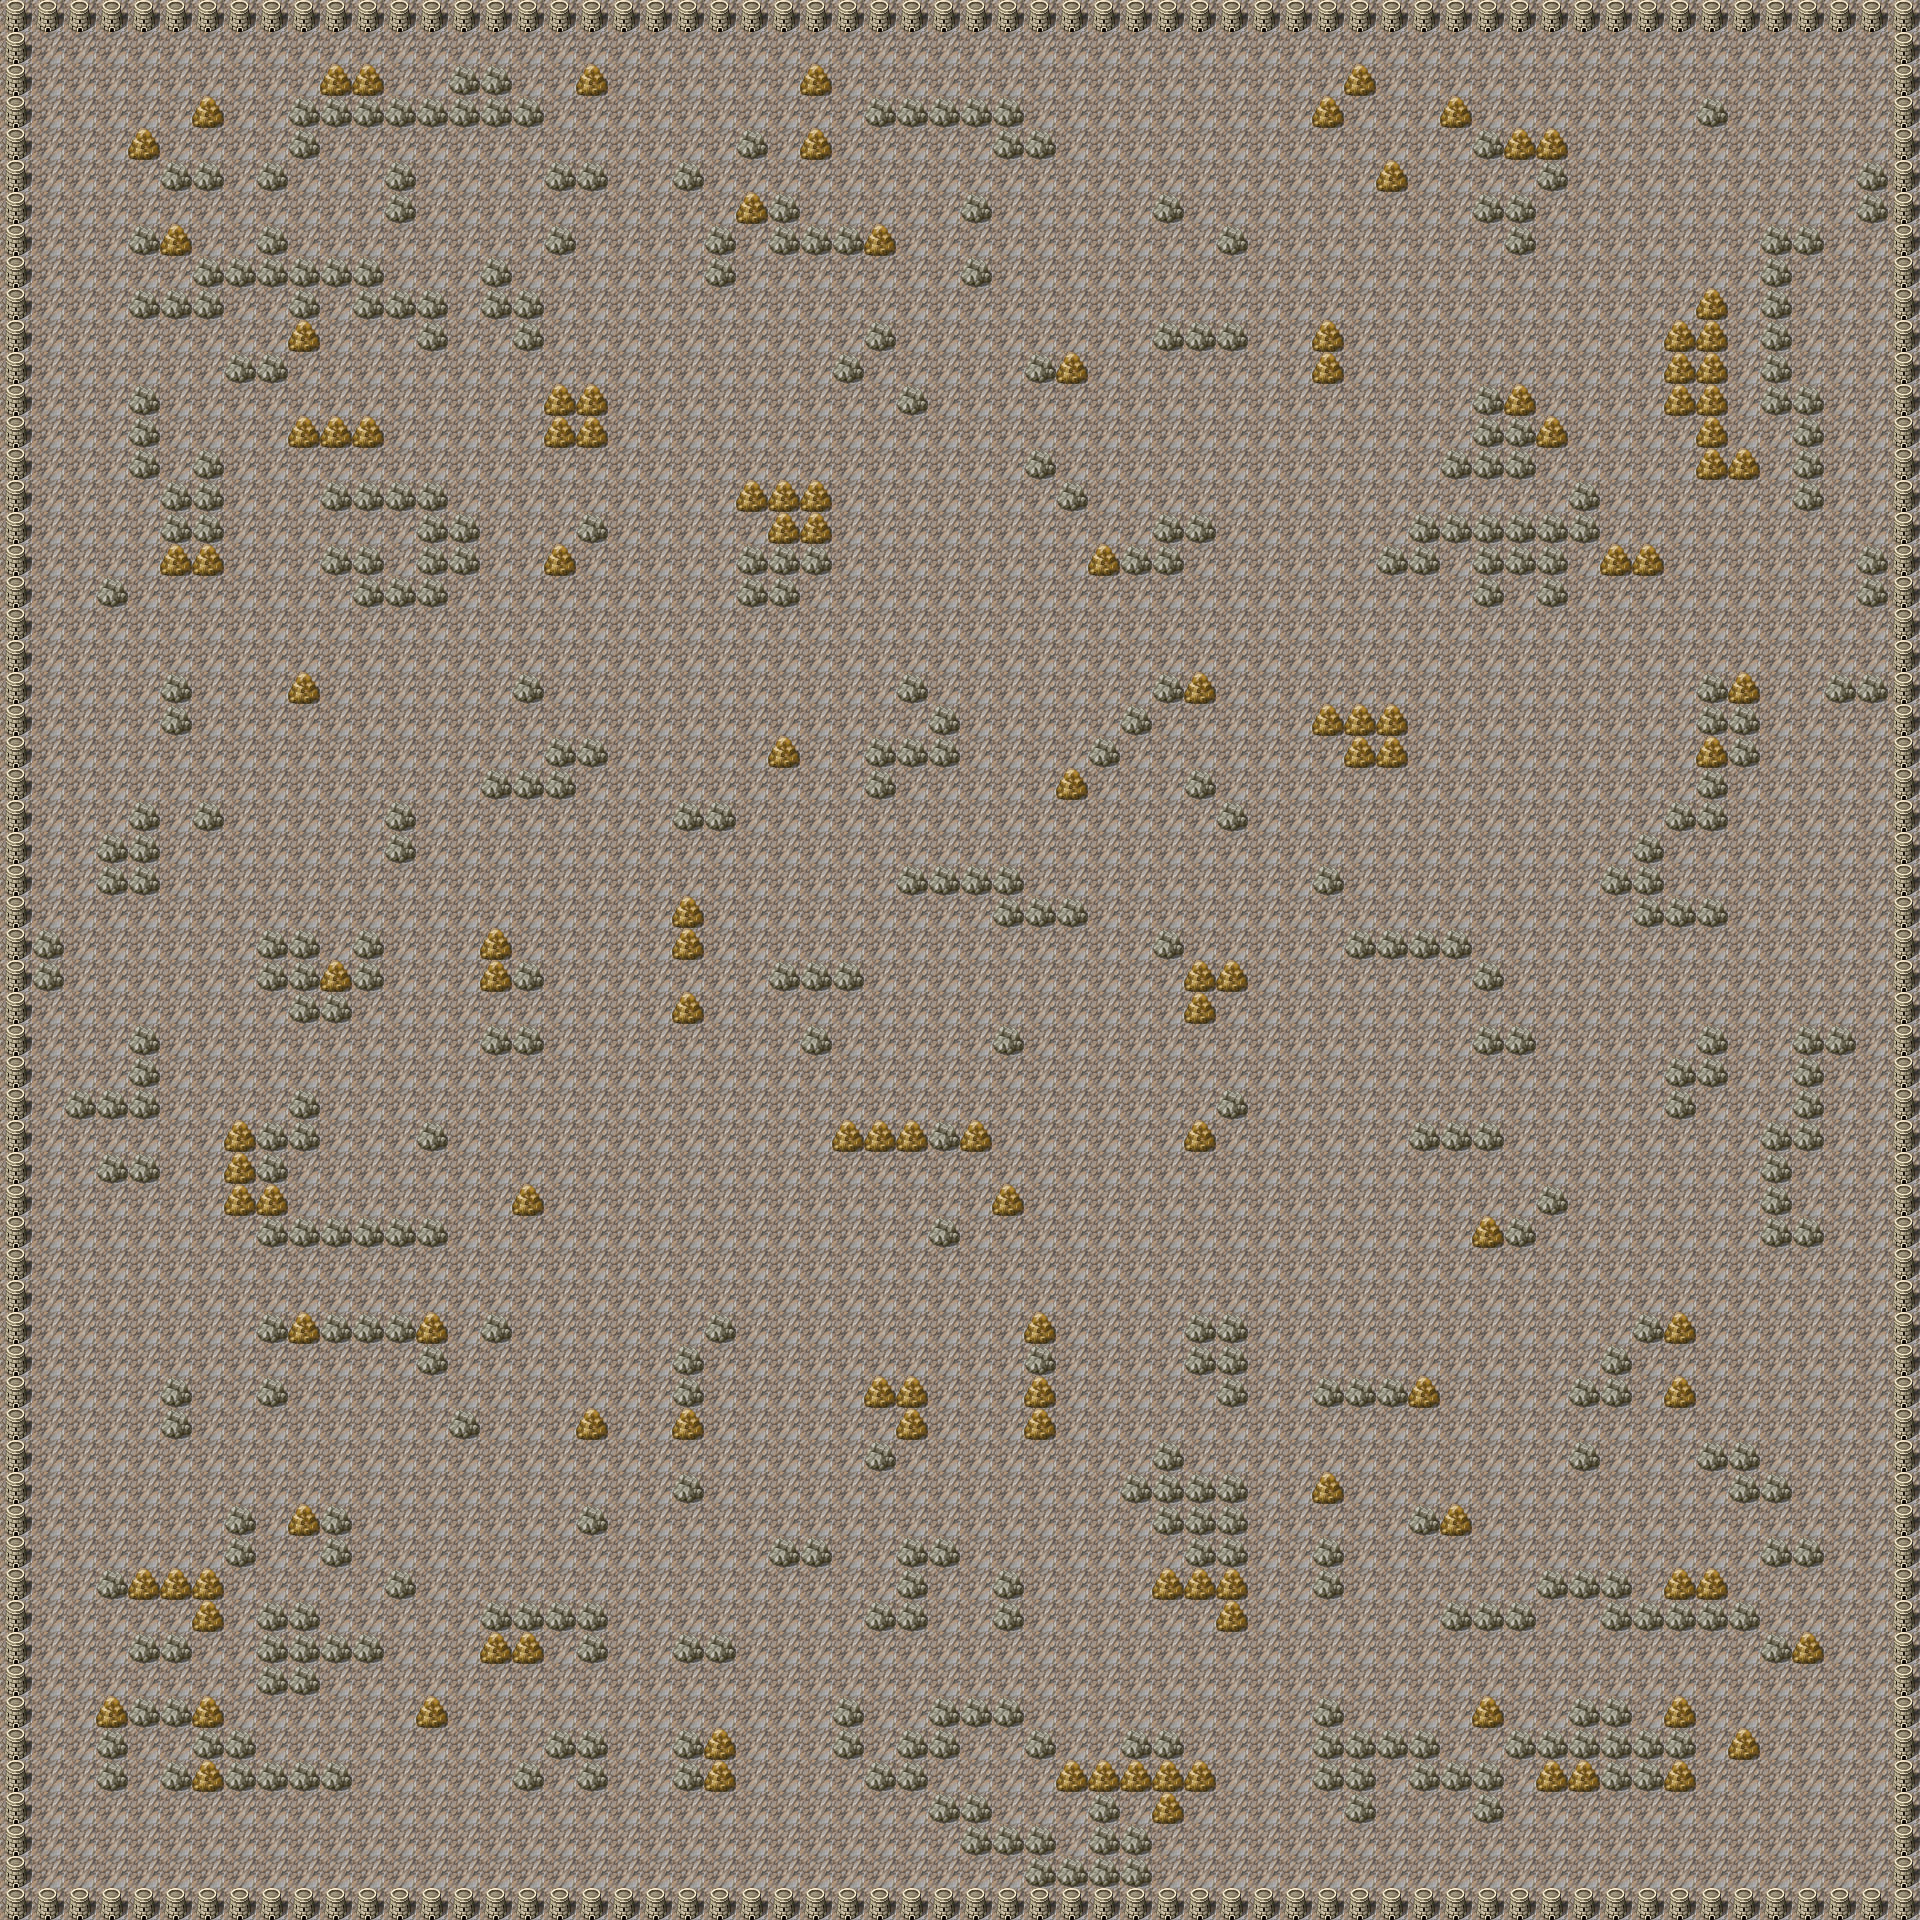

This is a level from a 2D game, rendered from its Tiled map with the project's own tilesets. A one-line summary and the map file follow, with tile-layer data summarised:
An orthogonal 60x60 tile map with 32x32 px tiles, 2 tile layers (Tile Layer 1, Fore), 2 tilesets.

<map version="1.0" orientation="orthogonal" width="60" height="60" tilewidth="32" tileheight="32">
 <tileset firstgid="1" name="TileB" tilewidth="32" tileheight="32">
  <image source="../TileB.png" width="512" height="512" />
  <tile id="167">
   <properties>
    <property name="blocked" value="" />
    <property name="destroyable" value="" />
   </properties>
  </tile>
  <tile id="183">
   <properties>
    <property name="blocked" value="" />
   </properties>
  </tile>
  <tile id="233">
   <properties>
    <property name="blocked" value="" />
   </properties>
  </tile>
 </tileset>
 <tileset firstgid="257" name="tileset" tilewidth="32" tileheight="32">
  <image source="../tileset.png" width="512" height="512" />
 </tileset>
 <layer name="Tile Layer 1" width="60" height="60">
  <data>[3600 cells, 3600 non-empty, 1 distinct tile ids]</data>
 </layer>
 <layer name="Fore" width="60" height="60">
  <data>[3600 cells, 781 non-empty, 3 distinct tile ids]</data>
 </layer>
</map>
